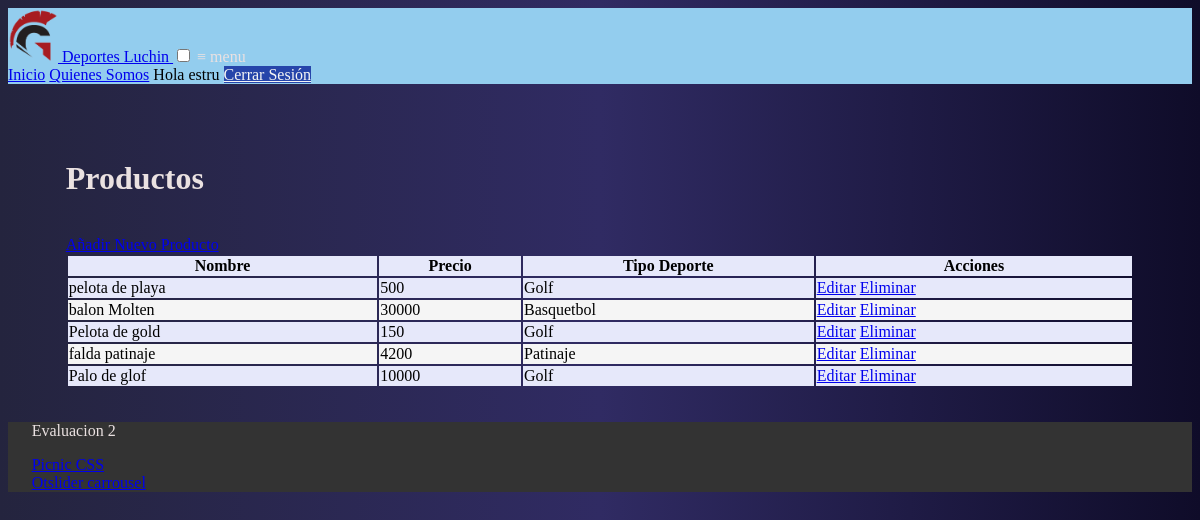
Page /warehouse/ (signed in) on the committed database.
### Tienda/models.py (models this page shows, shortened)
class Productos(models.Model):
    nombre=models.CharField(max_length=50)
    descripcion=models.CharField(max_length=200, null=True, blank=True)
    precio=models.IntegerField()
    tipoDeporte=models.ForeignKey(Deporte, null=True, on_delete= models.SET_NULL)
    path_and_rename = PathAndRename("imgProductos/")
    foto = models.ImageField(upload_to=path_and_rename, null=True, blank=True)

class Deporte(models.Model):
    nombre=models.CharField(max_length=20)
    path_and_rename = PathAndRename("imgCategory/")
    foto = models.ImageField(upload_to=path_and_rename, null=True, blank=True)
    def __str__(self):
        return self.nombre

### Tienda/decorators.py (the view)
        def wrapper_func(request, *args, **kwargs):
            group = None
            if request.user.groups.exists():
                group = request.user.groups.all()[0].name
            if group in allowed_roles:
                return view_func(request, *args, **kwargs)
            else:
                return HttpResponse('acceso denegado')

### Tienda/views.py (called while the page is built)
@login_required(login_url='home')
@allowed_users(allowed_roles=['administrador'])
def warehouse(request):
    productos = Productos.objects.all()
    return render(request, 'vistas/warehouse.html', {'productos': productos})

### Tienda/templates/vistas/warehouse.html (shortened to what this page needs)
{% extends 'vistas/main.html' %}
{% load static %}
{% block content %}
    <h1>Productos</h1>
    <br>
    <a href="{% url 'createP' %}" class='button success'>Añadir Nuevo Producto</a>
    <div class="contenedor-tabla">
        <table class="primary">
            <thead>
                <tr>
                    <th>Nombre</th>
                    <th>Precio</th>
                    <th>Tipo Deporte</th>
                    <th>Acciones</th>
                </tr>
            </thead>
            <tbody>
                {% for i in productos %}
                    <tr>
                        <td>{{i.nombre}}</td>
                        <td>{{i.precio}}</td>
                        <td>{{i.tipoDeporte}}</td>
                        <td>
                            <a href="{% url 'editP' i.id %}" class="button warning">Editar</a>
                            <a href="{% url 'deleteP' i.id %}" class="button error">Eliminar</a>
                        </td>
                    </tr>
                {% endfor %}
            </tbody>
        </table>
    </div>
{% endblock %}

### Tienda/templates/vistas/nav.html (shortened to what this page needs)
{% load static %}
<nav class="demo">
    <a href="#" class="brand">
      <img class="logo" src="{% static 'img/Logo.png' %}" />
      <span>Deportes Luchin</span>
    </a>
    <input id="bmenub" type="checkbox" class="show">
    <label for="bmenub" class="burger pseudo button">&#8801; menu</label>
    <div class="menu">
      <a href="{% url 'home' %}" class="pseudo button">Inicio</a>
      <a href="{% url 'about' %}" class="pseudo button">Quienes Somos</a>
      {% if user.is_authenticated %}
      <label class="user-label">Hola {{ request.user }}</label>
      <a href="{% url 'logout' %}" class="button myPersonalBtn">Cerrar Sesión</a>
      {% else %}
        <a href="{% url 'register' %}" class="button myPersonalBtn">Registrarse</a>
        <a href="{% url 'login' %}" class="button myPersonalBtn">Iniciar Sesión</a>
      {% endif %}
    </div>
  </nav>

### static/css/main.css (style rules this page uses)
body { background: #0f0c29; background: -webkit-linear-gradient(to right, #24243e, #302b63, #0f0c29); background: linear-gradient(to right, #24243e, #302b63, #0f0c29); }
nav { background-color: #93cdee; }
.logo { width: 50px; }
h1,h2,h3,h4,h5,h6,p,label { color: #eae1e1; }
.myPersonalBtn { background: rgb(38, 69, 170); color: whitesmoke; }
table { width: 100%; }
tr { background-color: #e6e8fa; }
tr:nth-child(even) { background-color: whitesmoke; }
.user-label { color: black; cursor: context-menu; }

### rows in the picture
Productos: nombre "pelota de playa", precio "500", tipoDeporte "Golf"
Productos: nombre "balon Molten", precio "30000", tipoDeporte "Basquetbol"
Productos: nombre "Pelota de gold", precio "150", tipoDeporte "Golf"
Productos: nombre "falda patinaje", precio "4200", tipoDeporte "Patinaje"
Productos: nombre "Palo de glof", precio "10000", tipoDeporte "Golf"

### other values in the picture
{{ request.user }} "estru"
